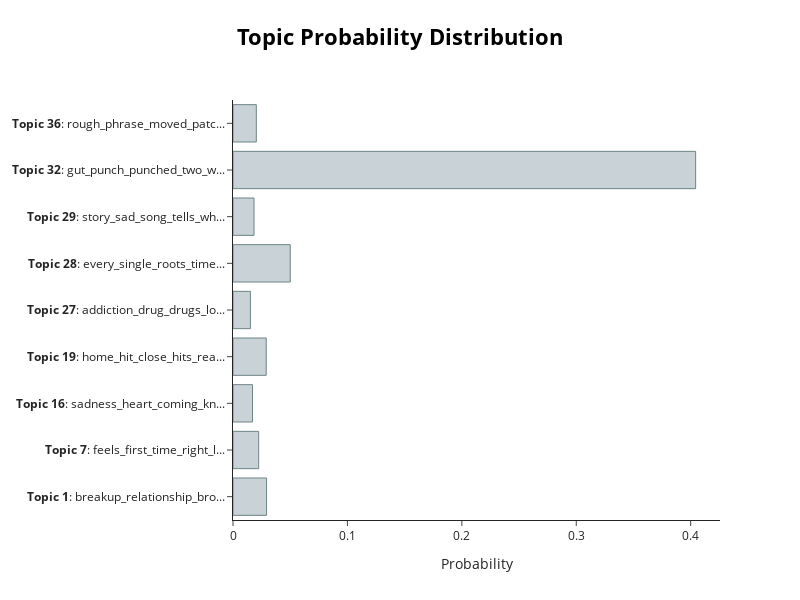

The notebook cell saved with this chart:
### Code cell
topic_model.visualize_distribution(probs[0])

### Figure 1 — Plotly figure (JSON) as saved in the notebook; plotly's stock layout.template omitted (floating-point values rounded to 4 significant figures)
{"data": [{"marker": {"color": "#C8D2D7", "line": {"color": "#6E8484", "width": 1}}, "orientation": "h", "type": "bar", "x": [0.02932, 0.02243, 0.01707, 0.02903, 0.01522, 0.05006, 0.01838, 0.4043, 0.02038], "y": ["<b>Topic 1</b>: breakup_relationship_bro...", "<b>Topic 7</b>: feels_first_time_right_l...", "<b>Topic 16</b>: sadness_heart_coming_kn...", "<b>Topic 19</b>: home_hit_close_hits_rea...", "<b>Topic 27</b>: addiction_drug_drugs_lo...", "<b>Topic 28</b>: every_single_roots_time...", "<b>Topic 29</b>: story_sad_song_tells_wh...", "<b>Topic 32</b>: gut_punch_punched_two_w...", "<b>Topic 36</b>: rough_phrase_moved_patc..."]}], "layout": {"height": 600, "hoverlabel": {"bgcolor": "white", "font": {"family": "Rockwell", "size": 16}}, "title": {"font": {"color": "Black", "size": 22}, "text": "<b>Topic Probability Distribution", "x": 0.5, "xanchor": "center", "y": 0.95, "yanchor": "top"}, "width": 800, "xaxis": {"title": {"text": "Probability"}}}}
